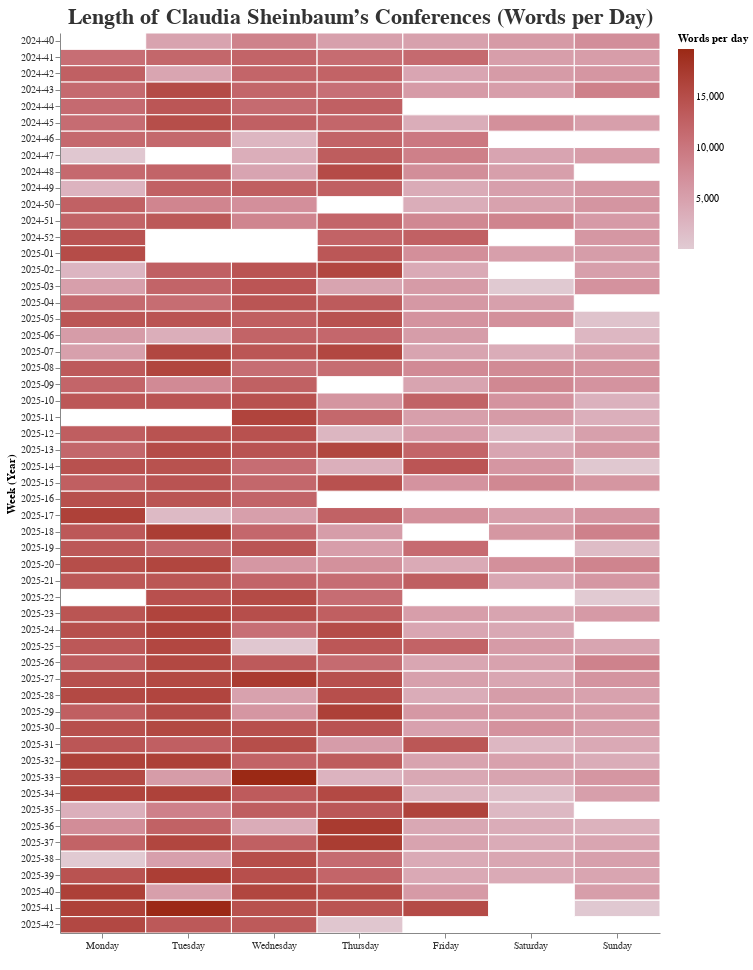

Here is the notebook cell this chart was saved with:
### Code cell
cat_order = ["Monday", "Tuesday", "Wednesday", "Thursday", "Friday", "Saturday", "Sunday"]
chart = (
    alt.Chart(df_1)
    .mark_rect(stroke='white')
    .encode(
        x=alt.X("day_of_week:N", title=" ", sort=cat_order, axis=alt.Axis(labelAngle=360)),
        y=alt.Y("yearweek:N", title="Week (Year)", sort=None),
        color=alt.Color(
            "words:Q",
            scale=alt.Scale(range=["#E1CBD3", color_president]),
            title="Words per day"
        ),
        tooltip=["date:T", "words:Q", "yearweek:N"]
    )
    .properties(
        title="Length of Claudia Sheinbaum’s Conferences (Words per Day)",
        width=600,
        height=900
    )
)
chart

### Figure 1 — Vega-Lite specification as saved in the notebook (floating-point values rounded to 4 significant figures; data arrays with more than 128 entries replaced by an {"elided": "..."} marker saying what was removed)
{"config": {"title": {"fontSize": 22, "font": "Helvetica Neue", "anchor": "middle", "color": "#333"}, "axis": {"labelFont": "Helvetica Neue", "titleFont": "Helvetica Neue", "labelColor": "#333"}, "view": {"strokeWidth": 0}}, "data": {"name": "data-92b1b378f2e57a6d5d5335e6c4ccf3c6"}, "mark": {"type": "rect", "stroke": "white"}, "encoding": {"color": {"field": "words", "scale": {"range": ["#E1CBD3", "#9B2915"]}, "title": "Words per day", "type": "quantitative"}, "tooltip": [{"field": "date", "type": "temporal"}, {"field": "words", "type": "quantitative"}, {"field": "yearweek", "type": "nominal"}], "x": {"axis": {"labelAngle": 360}, "field": "day_of_week", "sort": ["Monday", "Tuesday", "Wednesday", "Thursday", "Friday", "Saturday", "Sunday"], "title": " ", "type": "nominal"}, "y": {"field": "yearweek", "sort": null, "title": "Week (Year)", "type": "nominal"}}, "height": 900, "title": "Length of Claudia Sheinbaum’s Conferences (Words per Day)", "width": 600, "$schema": "https://vega.github.io/schema/vega-lite/v5.20.1.json", "datasets": {"data-92b1b378f2e57a6d5d5335e6c4ccf3c6": {"elided": "514 records"}}}
